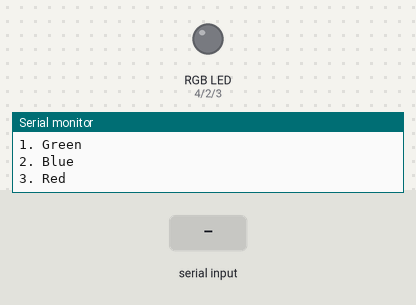
This sketch was run on a simulated Arduino Uno, built with avr-gcc and run on an emulated ATmega328P. On the bench: an RGB LED mixed from three pins (HIGH = lit), the last lines printed to the serial monitor. Dashed ring = blinking. The inputs (shaded band) are chosen by the test bench. Dim RGB values are drawn brighter than linear.

Above: at 2.2 s.
2.3 s: "1\n" received over Serial
5.3 s: "2\n" received over Serial
At 5.75 s:
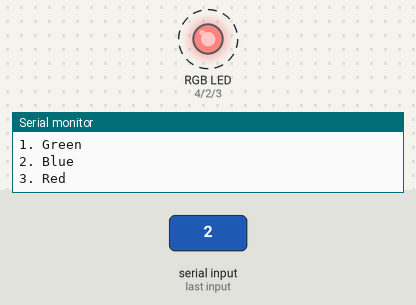
8.3 s: "3\n" received over Serial
At 9.5 s:
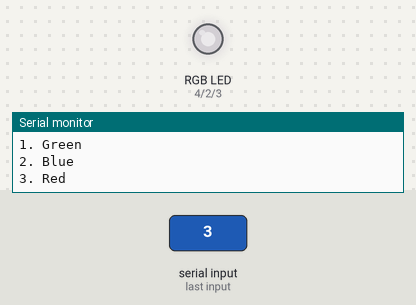
9.8 s: "90,45,200\n" received over Serial
At 10.5 s:
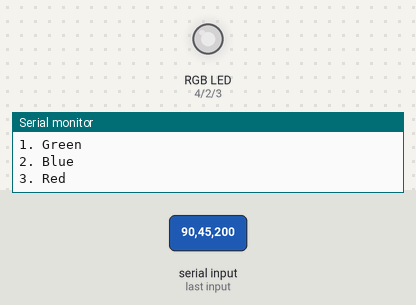
11.3 s: "90,45\n" received over Serial
At 12.1 s:
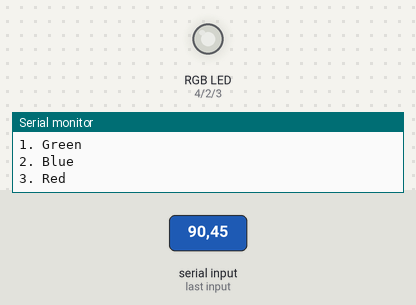
12.8 s: "1,90\n" received over Serial
At 13.02 s:
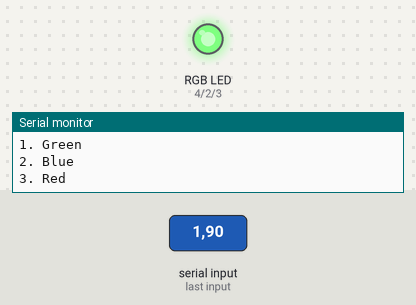
Timing chart, 0 to 16.8 s (numbered marks = the images above; inputs shaded):
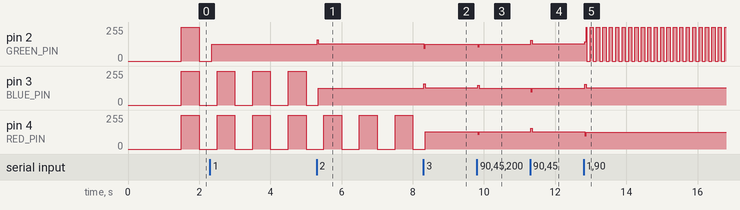

Measured:
- after the input at 5.3 s, pin 2 (GREEN_PIN): 127/255 → 131/255 at once
- after the input at 8.3 s, pin 2 (GREEN_PIN): 131/255 → 126/255 at once; pin 3 (BLUE_PIN): 127/255 → 129/255 at once
- after the input at 9.8 s, pin 2 (GREEN_PIN): 126/255 → 127/255 at once; pin 3 (BLUE_PIN): 129/255 → 127/255 at once; pin 4 (RED_PIN): 128/255 → 109/255 at once, → 128/255 0.04 s later
- after the input at 11.3 s, pin 2 (GREEN_PIN): 127/255 → 130/255 at once; pin 3 (BLUE_PIN): 127/255 → 125/255 at once; pin 4 (RED_PIN): 128/255 → 129/255 at once
- after the input at 12.8 s, pin 2 (GREEN_PIN): 130/255 → 145/255 at once, then moves between 0/255 and 255/255, repeating every 0.90 s; pin 3 (BLUE_PIN): 125/255 → 128/255 at once; pin 4 (RED_PIN): 129/255 → 127/255 at once
- by itself, pin 4 (RED_PIN): alternates 255/255 for 0.50 s and 0/255 for 0.50 s

The sketch:

sketch_sep29a.ino
```cpp
#define GREEN_PIN 2
#define BLUE_PIN 3
#define RED_PIN 4

int greenState = LOW;
int blueState = LOW;
int redState = LOW;

int greenBlinkDelay = 500;
int blueBlinkDelay = 500;
int redBlinkDelay = 500;

unsigned long greenStartTime = millis();
unsigned long blueStartTime = millis();
unsigned long redStartTime = millis();

String LEDS[] = {"Green", "Blue", "Red"};
#define arrSize 3

void setup() {
  // put your setup code here, to run once:
  Serial.begin(115200);
  Serial.setTimeout(10);

  pinMode(GREEN_PIN, OUTPUT);
  pinMode(BLUE_PIN, OUTPUT);
  pinMode(RED_PIN, OUTPUT);

  delay(1000);

  printLEDS();

  Serial.flush();
}

void printLEDS(){
  Serial.println("\nWhich LED: ");
  for(int i = 0; i < arrSize; i++){
    Serial.print(i+1);
    Serial.print(". ");
    Serial.println(LEDS[i]);
  }
}

int gatherInput(){
  int LED_PIN = -1;
  if(Serial.available() > 0){
    LED_PIN = Serial.parseInt();
    return(LED_PIN);
  }
  return LED_PIN;
}

//Need to figure out how to get rid of the while loop
void changeFrequency(int LED_PIN){
  if(LED_PIN == 1){
    Serial.println("Enter Frequency for Green: ");
    while(Serial.available() == 0) {}
    int freq = Serial.parseInt();
    greenBlinkDelay = freq;

  } else if(LED_PIN == 2){
    Serial.println("Enter Frequency for Blue: ");
    while(Serial.available() == 0) {}
    int freq = Serial.parseInt();
    blueBlinkDelay = freq;

  } else if(LED_PIN == 3){

    Serial.println("Enter Frequency for Red: ");
    while(Serial.available() == 0) {}
    int freq = Serial.parseInt();
    redBlinkDelay = freq;
  }

  printLEDS();
}

//Makes more since than millis() to me
unsigned long getCurrentTime(){
  return millis();
}

//Way to automate this?
void blinkLEDS(){
  unsigned long timeNow = getCurrentTime();
  if((timeNow - greenStartTime) > greenBlinkDelay){
    greenStartTime += greenBlinkDelay;
    greenState = ~greenState;
    digitalWrite(GREEN_PIN, greenState);
  }

  timeNow = getCurrentTime();
  if((timeNow - blueStartTime) > blueBlinkDelay){
    blueStartTime += blueBlinkDelay;
    blueState = ~blueState;
    digitalWrite(BLUE_PIN, blueState);
  }

  timeNow = getCurrentTime();
  if((timeNow - redStartTime) > redBlinkDelay){
    redStartTime += redBlinkDelay;
    redState = ~redState;
    digitalWrite(RED_PIN, redState);
  }
}

void loop() {
  int LED_PIN = gatherInput();

  if(LED_PIN != -1){
    changeFrequency(LED_PIN);
  }

  blinkLEDS();
}
```
